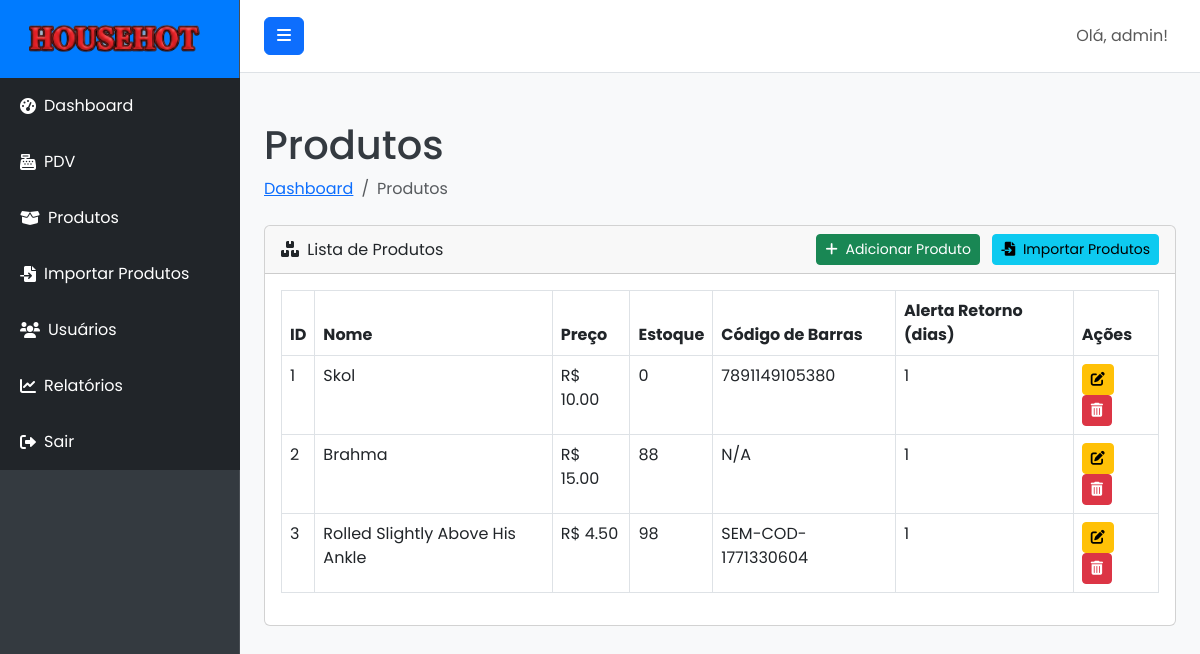
Page /products (signed in) on the earlier database version.
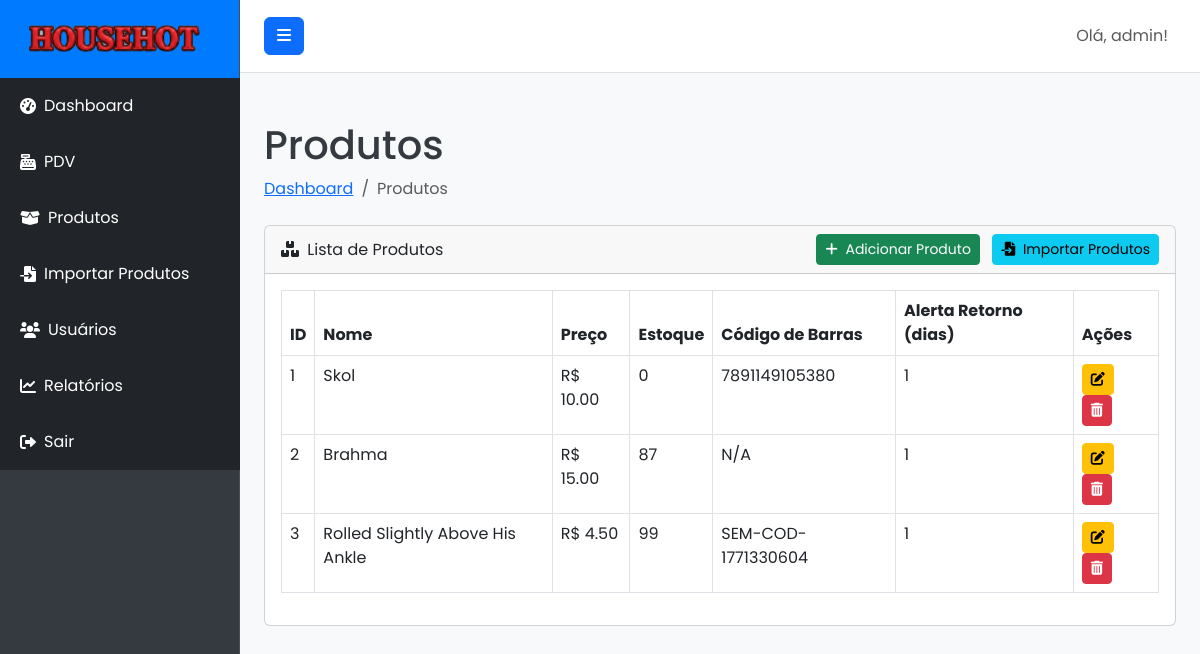
Same page on the later database version.
### models.py (models this page shows, shortened)
class User(UserMixin, db.Model):
    id = db.Column(db.Integer, primary_key=True)
    username = db.Column(db.String(80), unique=True, nullable=False)
    email = db.Column(db.String(120), unique=True, nullable=False)
    password_hash = db.Column(db.String(128), nullable=False)
    role = db.Column(db.String(20), default='user', nullable=False) # 'admin' ou 'user'
    sales = db.relationship('Sale', backref='operator', lazy=True) # Relação com vendas
    def is_admin(self):
        return self.role == 'admin'

class Product(db.Model):
    id = db.Column(db.Integer, primary_key=True)
    name = db.Column(db.String(100), nullable=False)
    description = db.Column(db.Text, nullable=True)
    price = db.Column(db.Float, nullable=False)
    stock = db.Column(db.Integer, nullable=False, default=0)
    barcode = db.Column(db.String(50), unique=True, nullable=True)
    return_alert_days = db.Column(db.Integer, nullable=True, default=None) # Pode ser nulo se não houver alerta

### routes.py (the view)
@main_bp.route('/products')
@admin_required
def products():
    return render_template('products.html', products=Product.query.all())

### routes.py (called while the page is built)
def admin_required(f):
    @wraps(f)
    @login_required
    def decorated_function(*args, **kwargs):
        if not current_user.is_admin():
            flash('Você não tem permissão para acessar esta página.', 'danger')
            return redirect(url_for('main.dashboard'))
        return f(*args, **kwargs)
    return decorated_function

### templates/products.html (shortened to what this page needs)
{% extends "base.html" %}
{% block content %}
<div class="container-fluid">
    <h1 class="mt-4">Produtos</h1>
    <ol class="breadcrumb mb-4">
        <li class="breadcrumb-item"><a href="{{ url_for('main.dashboard') }}">Dashboard</a></li>
        <li class="breadcrumb-item active">Produtos</li>
    </ol>
    <div class="card mb-4">
        <div class="card-header d-flex justify-content-between align-items-center">
            <div>
                <i class="fas fa-boxes me-1"></i>
                Lista de Produtos
            </div>
            <div>
                <a href="{{ url_for('main.add_product') }}" class="btn btn-success btn-sm me-2">
                    <i class="fas fa-plus me-1"></i> Adicionar Produto
                </a>
                <a href="{{ url_for('main.import_products') }}" class="btn btn-info btn-sm">
                    <i class="fas fa-file-import me-1"></i> Importar Produtos
                </a>
            </div>
        </div>
        <div class="card-body">
            <div class="table-responsive">
                <table class="table table-bordered" id="productsTable" width="100%" cellspacing="0">
                    <thead>
                        <tr>
                            <th>ID</th>
                            <th>Nome</th>
                            <th>Preço</th>
                            <th>Estoque</th>
                            <th>Código de Barras</th>
                            <th>Alerta Retorno (dias)</th>
                            <th>Ações</th>
                        </tr>
                    </thead>
                    <tbody>
                        {% for product in products %}
                        <tr>
                            <td>{{ product.id }}</td>
                            <td>{{ product.name }}</td>
                            <td>R$ {{ "%.2f"|format(product.price) }}</td>
                            <td>{{ product.stock }}</td>
                            <td>{{ product.barcode if product.barcode else 'N/A' }}</td>
                            <td>{{ product.return_alert_days if product.return_alert_days is not none else 'N/A' }}</td>
                            <td>
                                <a href="{{ url_for('main.edit_product', product_id=product.id) }}" class="btn btn-warning btn-sm me-1">
                                    <i class="fas fa-edit"></i>
                                </a>
                                <form action="{{ url_for('main.delete_product', product_id=product.id) }}" method="POST" class="d-inline">
                                    <button type="submit" class="btn btn-danger btn-sm" onclick="return confirm('Tem certeza que deseja excluir este produto?');">
                                        <i class="fas fa-trash-alt"></i>
                                    </button>
                                </form>
                            </td>
                        </tr>
                        {% endfor %}
                    </tbody>
                </table>
            </div>
        </div>
    </div>
</div>
{% endblock %}

### templates/base.html (shortened to what this page needs)
<!DOCTYPE html>
<html lang="pt-br">
<head>
    <link href="https://cdn.jsdelivr.net/npm/bootstrap@5.3.0/dist/css/bootstrap.min.css" rel="stylesheet">
    <link rel="stylesheet" href="https://cdnjs.cloudflare.com/ajax/libs/font-awesome/6.0.0-beta3/css/all.min.css">
    <link rel="stylesheet" href="{{ url_for('static', filename='css/style.css') }}">
</head>
<body>
    <div class="d-flex" id="wrapper">
        <div class="bg-dark border-right" id="sidebar-wrapper">
            <div class="sidebar-heading text-white text-center py-4 fs-4 fw-bold">
                <img src="{{ url_for('static', filename='img/logo.png') }}" alt="Logo" class="me-2" style="height: 30px;">
            </div>
            <div class="list-group list-group-flush">
                <a href="{{ url_for('main.dashboard') }}" class="list-group-item list-group-item-action bg-dark text-white">
                    <i class="fas fa-tachometer-alt me-2"></i> Dashboard
                </a>
                <a href="{{ url_for('main.pdv') }}" class="list-group-item list-group-item-action bg-dark text-white">
                    <i class="fas fa-cash-register me-2"></i> PDV
                </a>
                {% if current_user.is_authenticated and current_user.is_admin() %}
                <a href="{{ url_for('main.products') }}" class="list-group-item list-group-item-action bg-dark text-white">
                    <i class="fas fa-box-open me-2"></i> Produtos
                </a>
                <a href="{{ url_for('main.import_products') }}" class="list-group-item list-group-item-action bg-dark text-white">
                    <i class="fas fa-file-import me-2"></i> Importar Produtos
                </a>
                <a href="{{ url_for('main.users') }}" class="list-group-item list-group-item-action bg-dark text-white">
                    <i class="fas fa-users me-2"></i> Usuários
                </a>
                <a href="{{ url_for('main.reports') }}" class="list-group-item list-group-item-action bg-dark text-white">
                    <i class="fas fa-chart-line me-2"></i> Relatórios
                </a>
                {% endif %}
                <a href="{{ url_for('main.logout') }}" class="list-group-item list-group-item-action bg-dark text-white">
                    <i class="fas fa-sign-out-alt me-2"></i> Sair
                </a>
            </div>
        </div>
        <div id="page-content-wrapper">
            <nav class="navbar navbar-expand-lg navbar-light bg-light border-bottom">
                <button class="btn btn-primary" id="menu-toggle">
                    <i class="fas fa-bars"></i>
                </button>
                <div class="collapse navbar-collapse" id="navbarSupportedContent">
                    <ul class="navbar-nav ms-auto mt-2 mt-lg-0">
                        <li class="nav-item active">
                            <a class="nav-link" href="#">Olá, {{ current_user.username }}!</a>
                        </li>
                    </ul>
                </div>
            </nav>
            <div class="container-fluid py-4">
                {% block content %}{% endblock %}
            </div>
        </div>
    </div>
</body>
</html>

### static/css/style.css (style rules this page uses)
:root { --primary-color: #007bff; --secondary-color: #28a745; --info-color: #17a2b8; --warning-color: #ffc107; --danger-color: #dc3545; --background-light: #f8f9fa; --text-dark: #343a40; --text-light: #ffffff; --sidebar-bg: #343a40; --sidebar-link-hover: #0056b3; --sidebar-header-bg: var(--primary-color); --navbar-bg: #ffffff; --navbar-border-bottom: #e0e0e0; --card-bg: #ffffff; --card-shadow: 0 0.125rem 0.25rem rgba(0, 0, 0, 0.075); --login-bg-gradient-start: #007bff; --login-bg-gradient-end: #0056b3; --login-card-bg: rgba(255, 255, 255, 0.95); --login-card-shadow: 0 10px 25px rgba(0, 0, 0, 0.2); }
body { font-family: 'Poppins', sans-serif; background-color: var(--background-light); color: var(--text-dark); margin: 0; overflow-x: hidden; }
#wrapper { display: flex; width: 100%; align-items: stretch; }
#sidebar-wrapper { min-height: 100vh; width: 15rem; margin-left: 0; transition: margin .25s ease-out; background-color: var(--sidebar-bg) !important; border-right: 1px solid rgba(255, 255, 255, 0.1); flex-shrink: 0; }
#sidebar-wrapper .sidebar-heading { padding: 1.5rem 1.25rem; background-color: var(--sidebar-header-bg); display: flex; align-items: center; justify-content: center; }
#sidebar-wrapper .list-group { width: 15rem; }
#sidebar-wrapper .list-group-item { border: none; padding: 1rem 1.25rem; color: rgba(255, 255, 255, 0.7); background-color: transparent; text-decoration: none; display: flex; align-items: center; }
#page-content-wrapper { flex: 1; min-width: 0; width: 100%; }
.navbar { padding: 1rem 1.5rem; background-color: var(--navbar-bg) !important; border-bottom: 1px solid var(--navbar-border-bottom); }

Differences in the rows shown:
changed Product "Brahma": stock "88" → "87"
changed Product "Rolled Slightly Above His Ankle": stock "98" → "99"
